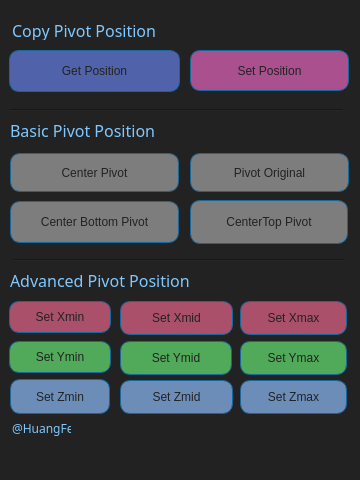
<?xml version="1.0" encoding="UTF-8"?>
<ui version="4.0">
 <class>RG_PivotTool_mainWindow</class>
 <widget class="QMainWindow" name="RG_PivotTool_mainWindow">
  <property name="geometry">
   <rect>
    <x>0</x>
    <y>0</y>
    <width>360</width>
    <height>480</height>
   </rect>
  </property>
  <property name="windowTitle">
   <string>MainWindow</string>
  </property>
  <property name="styleSheet">
   <string notr="true">background-color: rgb(34, 34, 34);</string>
  </property>
  <widget class="QWidget" name="centralwidget">
   <widget class="QLabel" name="RG_author">
    <property name="geometry">
     <rect>
      <x>12</x>
      <y>420</y>
      <width>59</width>
      <height>16</height>
     </rect>
    </property>
    <property name="font">
     <font>
      <family>Bahnschrift SemiBold SemiConden</family>
      <pointsize>9</pointsize>
      <weight>7</weight>
      <italic>false</italic>
      <bold>false</bold>
      <kerning>false</kerning>
     </font>
    </property>
    <property name="styleSheet">
     <string notr="true">color: rgb(128, 200, 255);
font: 63 9pt &quot;Bahnschrift SemiBold SemiConden&quot;;</string>
    </property>
    <property name="text">
     <string>@HuangFei</string>
    </property>
   </widget>
   <widget class="QPushButton" name="btnGetPosition">
    <property name="geometry">
     <rect>
      <x>9</x>
      <y>50</y>
      <width>171</width>
      <height>42</height>
     </rect>
    </property>
    <property name="styleSheet">
     <string notr="true">QPushButton {
font: 63 12pt &quot;Bahnschrift SemiBold SemiConden&quot;;
color: rgb(34, 34, 34);
background-color:  rgb(80, 98, 170);

border: 1px solid rgb(24, 103, 155);
border-radius: 10px;
 }
QPushButton:hover{
background-color:  rgb(80, 98, 170);
border: 3px solid rgb(24, 103, 155);
border-radius: 10px;
}

QPushButton:pressed{
background-color: rgb(87, 138, 207);
border: 3px solid rgb(24, 103, 155);
border-radius: 10px;
}
</string>
    </property>
    <property name="text">
     <string>Get Position</string>
    </property>
   </widget>
   <widget class="QPushButton" name="btnSetPosition">
    <property name="geometry">
     <rect>
      <x>190</x>
      <y>50</y>
      <width>159</width>
      <height>41</height>
     </rect>
    </property>
    <property name="styleSheet">
     <string notr="true">QPushButton {font: 63 12pt &quot;Bahnschrift SemiBold SemiConden&quot;;
color: rgb(34, 34, 34);
background-color: rgb(170, 80, 143);

border: 1px solid rgb(24, 103, 155);
border-radius: 10px;
 }
QPushButton:hover{
background-color: rgb(170, 80, 143);
border: 3px solid rgb(24, 103, 155);
border-radius: 10px;
}

QPushButton:pressed{
background-color: rgb(119, 29, 65);
border: 3px solid rgb(24, 103, 155);
border-radius: 10px;
}
</string>
    </property>
    <property name="text">
     <string>Set Position</string>
    </property>
   </widget>
   <widget class="QPushButton" name="btnSetXmin">
    <property name="geometry">
     <rect>
      <x>9</x>
      <y>301</y>
      <width>102</width>
      <height>32</height>
     </rect>
    </property>
    <property name="styleSheet">
     <string notr="true">QPushButton {
font: 63 12pt &quot;Bahnschrift SemiBold SemiConden&quot;;
color: rgb(34, 34, 34);
background-color: rgb(170, 80, 107);

border: 1px solid rgb(24, 103, 155);
border-radius: 10px;
 }
QPushButton:hover{
background-color:  rgb(170, 80, 107);
border: 3px solid rgb(24, 103, 155);
border-radius: 10px;
}

QPushButton:pressed{
background-color: rgb(169, 23, 27);
border: 3px solid rgb(24, 103, 155);
border-radius: 10px;
}
</string>
    </property>
    <property name="text">
     <string>Set Xmin</string>
    </property>
   </widget>
   <widget class="QPushButton" name="btnSetXmid">
    <property name="geometry">
     <rect>
      <x>120</x>
      <y>301</y>
      <width>113</width>
      <height>34</height>
     </rect>
    </property>
    <property name="styleSheet">
     <string notr="true">QPushButton {
font: 63 12pt &quot;Bahnschrift SemiBold SemiConden&quot;;
color: rgb(34, 34, 34);
background-color:  rgb(170, 80, 107);

border: 1px solid rgb(24, 103, 155);
border-radius: 10px;
 }
QPushButton:hover{
background-color:   rgb(170, 80, 107);
border: 3px solid rgb(24, 103, 155);
border-radius: 10px;
}

QPushButton:pressed{
background-color: rgb(169, 23, 27);
border: 3px solid rgb(24, 103, 155);
border-radius: 10px;
}
</string>
    </property>
    <property name="text">
     <string>Set Xmid</string>
    </property>
   </widget>
   <widget class="QPushButton" name="btnSetXmax">
    <property name="geometry">
     <rect>
      <x>240</x>
      <y>301</y>
      <width>107</width>
      <height>34</height>
     </rect>
    </property>
    <property name="styleSheet">
     <string notr="true">QPushButton {
font: 63 12pt &quot;Bahnschrift SemiBold SemiConden&quot;;
color: rgb(34, 34, 34);
background-color:  rgb(170, 80, 107);

border: 1px solid rgb(24, 103, 155);
border-radius: 10px;
 }
QPushButton:hover{
background-color:   rgb(170, 80, 107);
border: 3px solid rgb(24, 103, 155);
border-radius: 10px;
}

QPushButton:pressed{
background-color: rgb(169, 23, 27);
border: 3px solid rgb(24, 103, 155);
border-radius: 10px;
}
</string>
    </property>
    <property name="text">
     <string>Set Xmax</string>
    </property>
   </widget>
   <widget class="QPushButton" name="btnSetYmin">
    <property name="geometry">
     <rect>
      <x>9</x>
      <y>341</y>
      <width>102</width>
      <height>32</height>
     </rect>
    </property>
    <property name="styleSheet">
     <string notr="true">QPushButton {
font: 63 12pt &quot;Bahnschrift SemiBold SemiConden&quot;;
color: rgb(34, 34, 34);
background-color: rgb(80, 170, 89);

border: 1px solid rgb(24, 103, 155);
border-radius: 10px;
 }
QPushButton:hover{
background-color: rgb(80, 170, 89);
border: 3px solid rgb(24, 103, 155);
border-radius: 10px;
}

QPushButton:pressed{
background-color: rgb(180, 220, 103);
border: 3px solid rgb(24, 103, 155);
border-radius: 10px;
}
</string>
    </property>
    <property name="text">
     <string>Set Ymin</string>
    </property>
   </widget>
   <widget class="QPushButton" name="btnSetYmid">
    <property name="geometry">
     <rect>
      <x>120</x>
      <y>341</y>
      <width>112</width>
      <height>34</height>
     </rect>
    </property>
    <property name="styleSheet">
     <string notr="true">QPushButton {
font: 63 12pt &quot;Bahnschrift SemiBold SemiConden&quot;;
color: rgb(34, 34, 34);
background-color: rgb(80, 170, 89);

border: 1px solid rgb(24, 103, 155);
border-radius: 10px;
 }
QPushButton:hover{
background-color: rgb(80, 170, 89);
border: 3px solid rgb(24, 103, 155);
border-radius: 10px;
}

QPushButton:pressed{
background-color: rgb(180, 220, 103);
border: 3px solid rgb(24, 103, 155);
border-radius: 10px;
}
</string>
    </property>
    <property name="text">
     <string>Set Ymid</string>
    </property>
   </widget>
   <widget class="QPushButton" name="btnSetYmax">
    <property name="geometry">
     <rect>
      <x>240</x>
      <y>341</y>
      <width>107</width>
      <height>34</height>
     </rect>
    </property>
    <property name="styleSheet">
     <string notr="true">QPushButton {
font: 63 12pt &quot;Bahnschrift SemiBold SemiConden&quot;;
color: rgb(34, 34, 34);
background-color: rgb(80, 170, 89);

border: 1px solid rgb(24, 103, 155);
border-radius: 10px;
 }
QPushButton:hover{
background-color: rgb(80, 170, 89);
border: 3px solid rgb(24, 103, 155);
border-radius: 10px;
}

QPushButton:pressed{
background-color: rgb(180, 220, 103);
border: 3px solid rgb(24, 103, 155);
border-radius: 10px;
}
</string>
    </property>
    <property name="text">
     <string>Set Ymax</string>
    </property>
   </widget>
   <widget class="QPushButton" name="btnSetZmax">
    <property name="geometry">
     <rect>
      <x>240</x>
      <y>380</y>
      <width>107</width>
      <height>34</height>
     </rect>
    </property>
    <property name="styleSheet">
     <string notr="true">QPushButton {
font: 63 12pt &quot;Bahnschrift SemiBold SemiConden&quot;;
color: rgb(34, 34, 34);
background-color:  rgb(109, 141, 185);

border: 1px solid rgb(24, 103, 155);
border-radius: 10px;
 }
QPushButton:hover{
background-color:   rgb(109, 141, 185);
border: 3px solid rgb(24, 103, 155);
border-radius: 10px;
}

QPushButton:pressed{
background-color: rgb(87, 138, 207);
border: 3px solid rgb(24, 103, 155);
border-radius: 10px;
}
</string>
    </property>
    <property name="text">
     <string>Set Zmax</string>
    </property>
   </widget>
   <widget class="QPushButton" name="btnSetZmin">
    <property name="geometry">
     <rect>
      <x>10</x>
      <y>379</y>
      <width>100</width>
      <height>35</height>
     </rect>
    </property>
    <property name="styleSheet">
     <string notr="true">QPushButton {
font: 63 12pt &quot;Bahnschrift SemiBold SemiConden&quot;;
color: rgb(34, 34, 34);
background-color:  rgb(109, 141, 185);

border: 1px solid rgb(24, 103, 155);
border-radius: 10px;
 }
QPushButton:hover{
background-color:   rgb(109, 141, 185);
border: 3px solid rgb(24, 103, 155);
border-radius: 10px;
}

QPushButton:pressed{
background-color: rgb(87, 138, 207);
border: 3px solid rgb(24, 103, 155);
border-radius: 10px;
}
</string>
    </property>
    <property name="text">
     <string>Set Zmin</string>
    </property>
   </widget>
   <widget class="QPushButton" name="btnSetZmid">
    <property name="geometry">
     <rect>
      <x>120</x>
      <y>380</y>
      <width>113</width>
      <height>34</height>
     </rect>
    </property>
    <property name="styleSheet">
     <string notr="true">QPushButton {
font: 63 12pt &quot;Bahnschrift SemiBold SemiConden&quot;;
color: rgb(34, 34, 34);
background-color:  rgb(109, 141, 185);

border: 1px solid rgb(24, 103, 155);
border-radius: 10px;
 }
QPushButton:hover{
background-color:   rgb(109, 141, 185);
border: 3px solid rgb(24, 103, 155);
border-radius: 10px;
}

QPushButton:pressed{
background-color: rgb(87, 138, 207);
border: 3px solid rgb(24, 103, 155);
border-radius: 10px;
}
</string>
    </property>
    <property name="text">
     <string>Set Zmid</string>
    </property>
   </widget>
   <widget class="QPushButton" name="btnCenBotPivot">
    <property name="geometry">
     <rect>
      <x>10</x>
      <y>201</y>
      <width>169</width>
      <height>42</height>
     </rect>
    </property>
    <property name="styleSheet">
     <string notr="true">QPushButton {
font: 63 12pt &quot;Bahnschrift SemiBold SemiConden&quot;;
color: rgb(34, 34, 34);
background-color: rgb(125, 125, 125);

border: 1px solid rgb(24, 103, 155);
border-radius: 10px;
 }
QPushButton:hover{
background-color:  rgb(125, 125, 125);
border: 3px solid rgb(24, 103, 155);
border-radius: 10px;
}

QPushButton:pressed{
background-color:rgb(74, 74, 74);
border: 3px solid rgb(24, 103, 155);
border-radius: 10px;
}
</string>
    </property>
    <property name="text">
     <string>Center Bottom Pivot</string>
    </property>
    <property name="autoDefault">
     <bool>false</bool>
    </property>
    <property name="default">
     <bool>false</bool>
    </property>
   </widget>
   <widget class="Line" name="line">
    <property name="geometry">
     <rect>
      <x>13</x>
      <y>250</y>
      <width>331</width>
      <height>20</height>
     </rect>
    </property>
    <property name="orientation">
     <enum>Qt::Horizontal</enum>
    </property>
   </widget>
   <widget class="QPushButton" name="btnCenTopPivot">
    <property name="geometry">
     <rect>
      <x>190</x>
      <y>200</y>
      <width>158</width>
      <height>44</height>
     </rect>
    </property>
    <property name="styleSheet">
     <string notr="true">QPushButton {
font: 63 12pt &quot;Bahnschrift SemiBold SemiConden&quot;;
color: rgb(34, 34, 34);
background-color: rgb(125, 125, 125);

border: 1px solid rgb(24, 103, 155);
border-radius: 10px;
 }
QPushButton:hover{
background-color:  rgb(125, 125, 125);
border: 3px solid rgb(24, 103, 155);
border-radius: 10px;
}

QPushButton:pressed{
background-color:rgb(74, 74, 74);
border: 3px solid rgb(24, 103, 155);
border-radius: 10px;
}
</string>
    </property>
    <property name="text">
     <string>CenterTop Pivot</string>
    </property>
   </widget>
   <widget class="QPushButton" name="btnPivotOriginal">
    <property name="geometry">
     <rect>
      <x>190</x>
      <y>153</y>
      <width>159</width>
      <height>39</height>
     </rect>
    </property>
    <property name="styleSheet">
     <string notr="true">QPushButton {
font: 63 12pt &quot;Bahnschrift SemiBold SemiConden&quot;;
color: rgb(34, 34, 34);
background-color: rgb(125, 125, 125);

border: 1px solid rgb(24, 103, 155);
border-radius: 10px;
 }
QPushButton:hover{
background-color:  rgb(125, 125, 125);
border: 3px solid rgb(24, 103, 155);
border-radius: 10px;
}

QPushButton:pressed{
background-color:rgb(74, 74, 74);
border: 3px solid rgb(24, 103, 155);
border-radius: 10px;
}
</string>
    </property>
    <property name="text">
     <string>Pivot Original</string>
    </property>
   </widget>
   <widget class="QPushButton" name="btnCenterPivot">
    <property name="geometry">
     <rect>
      <x>10</x>
      <y>153</y>
      <width>169</width>
      <height>39</height>
     </rect>
    </property>
    <property name="styleSheet">
     <string notr="true">QPushButton {
font: 63 12pt &quot;Bahnschrift SemiBold SemiConden&quot;;
color: rgb(34, 34, 34);
background-color: rgb(125, 125, 125);

border: 1px solid rgb(24, 103, 155);
border-radius: 10px;
 }
QPushButton:hover{
background-color:  rgb(125, 125, 125);
border: 3px solid rgb(24, 103, 155);
border-radius: 10px;
}

QPushButton:pressed{
background-color:rgb(74, 74, 74);
border: 3px solid rgb(24, 103, 155);
border-radius: 10px;
}
</string>
    </property>
    <property name="text">
     <string>Center Pivot</string>
    </property>
   </widget>
   <widget class="QLabel" name="RG_label_1">
    <property name="geometry">
     <rect>
      <x>12</x>
      <y>20</y>
      <width>332</width>
      <height>20</height>
     </rect>
    </property>
    <property name="font">
     <font>
      <family>Bahnschrift SemiBold SemiConden</family>
      <pointsize>12</pointsize>
      <weight>7</weight>
      <italic>false</italic>
      <bold>false</bold>
      <kerning>false</kerning>
     </font>
    </property>
    <property name="styleSheet">
     <string notr="true">color: rgb(128, 200, 255);
font: 63 12pt  &quot;Bahnschrift SemiBold SemiConden&quot;;</string>
    </property>
    <property name="text">
     <string>Copy Pivot Position</string>
    </property>
   </widget>
   <widget class="QLabel" name="RG_label_2">
    <property name="geometry">
     <rect>
      <x>10</x>
      <y>120</y>
      <width>332</width>
      <height>20</height>
     </rect>
    </property>
    <property name="font">
     <font>
      <family>Bahnschrift SemiBold SemiConden</family>
      <pointsize>12</pointsize>
      <weight>7</weight>
      <italic>false</italic>
      <bold>false</bold>
      <kerning>false</kerning>
     </font>
    </property>
    <property name="styleSheet">
     <string notr="true">color: rgb(128, 200, 255);
font: 63 12pt &quot;Bahnschrift SemiBold SemiConden&quot;;</string>
    </property>
    <property name="text">
     <string>Basic Pivot Position</string>
    </property>
   </widget>
   <widget class="Line" name="line_2">
    <property name="geometry">
     <rect>
      <x>10</x>
      <y>100</y>
      <width>332</width>
      <height>20</height>
     </rect>
    </property>
    <property name="orientation">
     <enum>Qt::Horizontal</enum>
    </property>
   </widget>
   <widget class="QLabel" name="RG_label_3">
    <property name="geometry">
     <rect>
      <x>10</x>
      <y>270</y>
      <width>332</width>
      <height>20</height>
     </rect>
    </property>
    <property name="font">
     <font>
      <family>Bahnschrift SemiBold SemiConden</family>
      <pointsize>12</pointsize>
      <weight>7</weight>
      <italic>false</italic>
      <bold>false</bold>
      <kerning>false</kerning>
     </font>
    </property>
    <property name="styleSheet">
     <string notr="true">color: rgb(128, 200, 255);
font: 63 12pt &quot;Bahnschrift SemiBold SemiConden&quot;;</string>
    </property>
    <property name="text">
     <string>Advanced Pivot Position</string>
    </property>
   </widget>
  </widget>
  <widget class="QMenuBar" name="menubar">
   <property name="geometry">
    <rect>
     <x>0</x>
     <y>0</y>
     <width>360</width>
     <height>21</height>
    </rect>
   </property>
  </widget>
  <widget class="QStatusBar" name="statusbar"/>
 </widget>
 <resources/>
 <connections/>
 <designerdata>
  <property name="gridDeltaX">
   <number>10</number>
  </property>
  <property name="gridDeltaY">
   <number>10</number>
  </property>
  <property name="gridSnapX">
   <bool>false</bool>
  </property>
  <property name="gridSnapY">
   <bool>false</bool>
  </property>
  <property name="gridVisible">
   <bool>true</bool>
  </property>
 </designerdata>
</ui>
